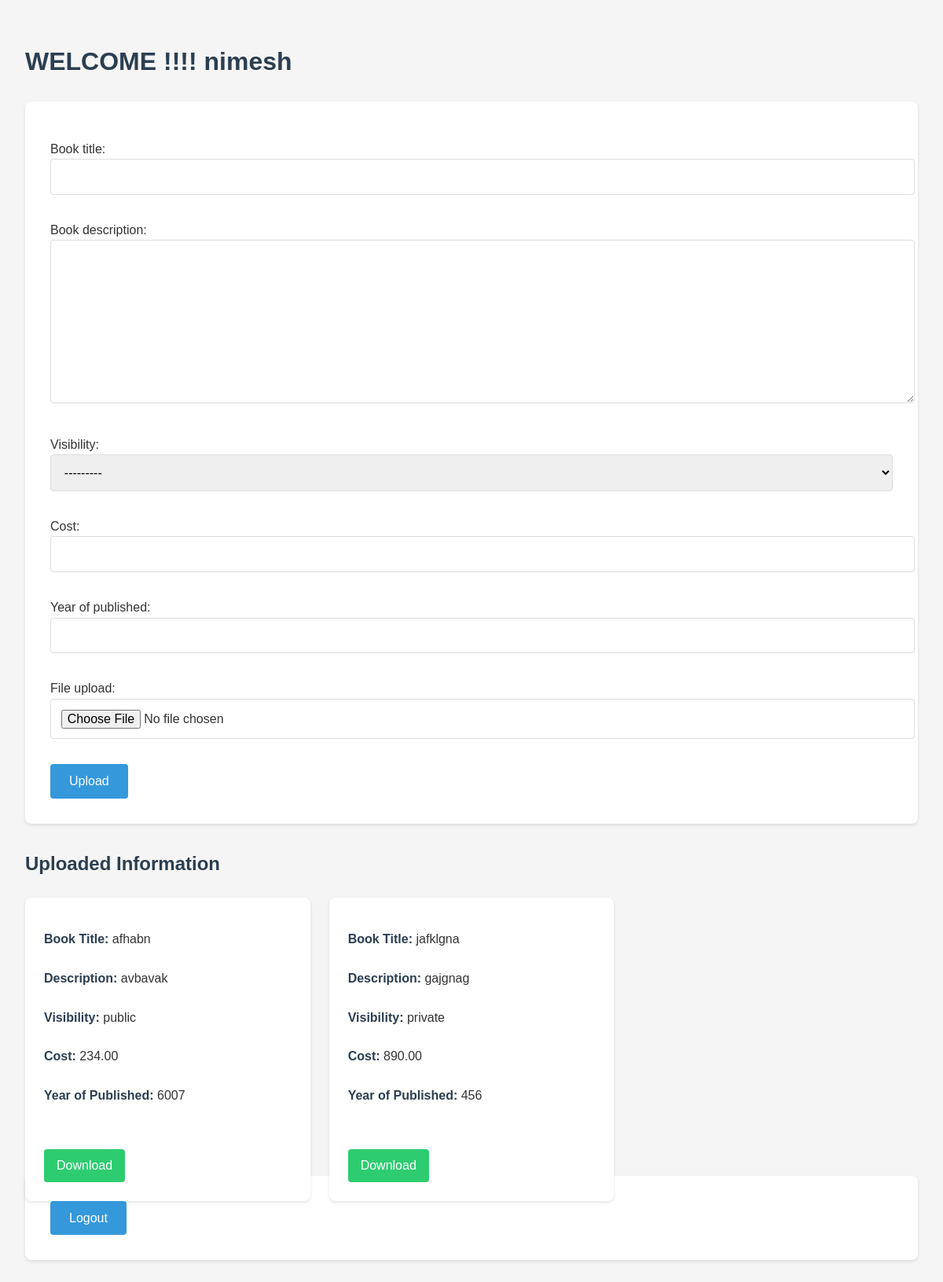
/upload/ (signed in), run on an earlier commit of the app's database.
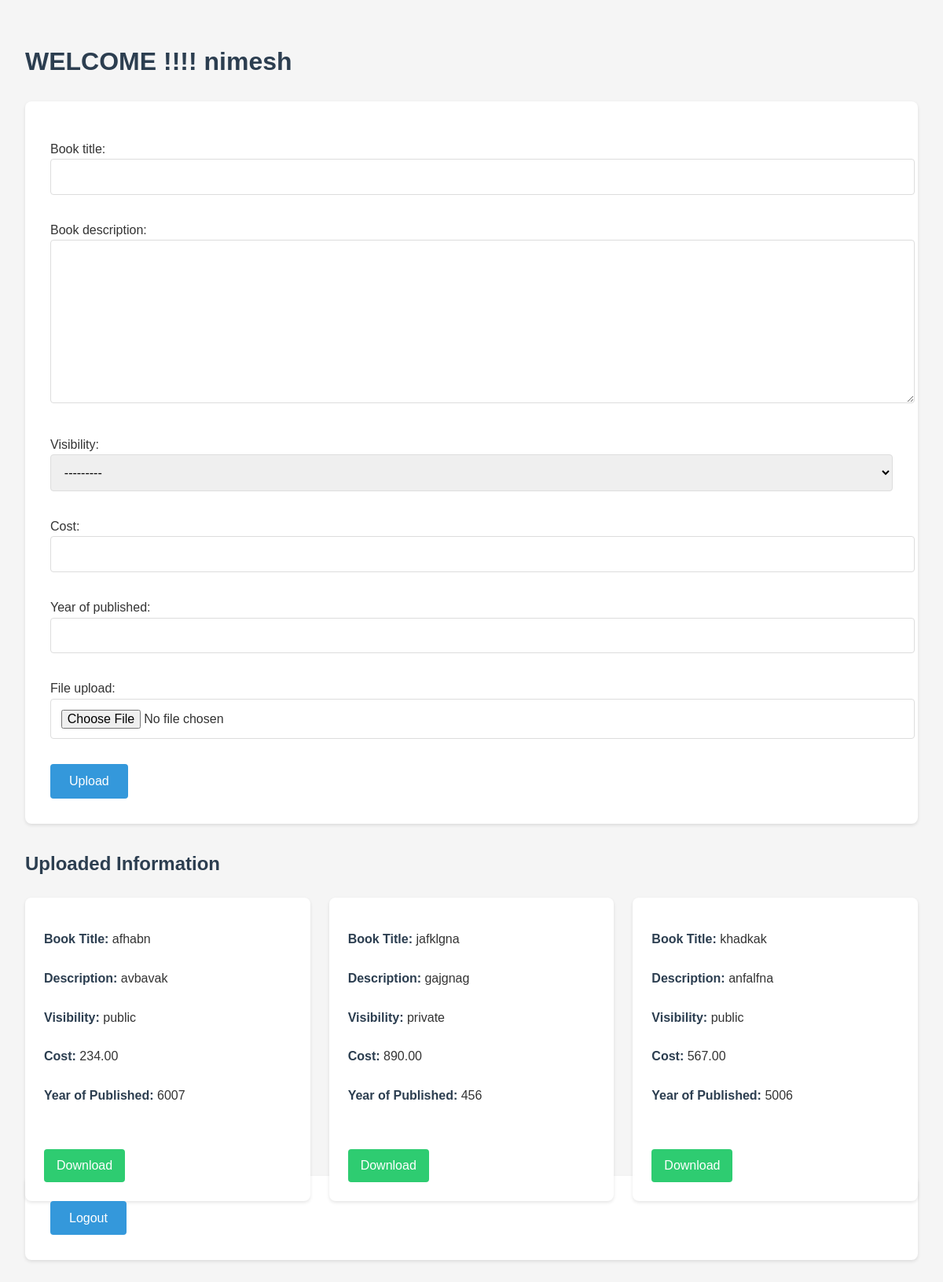
And on a later commit of the database.
### accounts/models.py (models this page shows, shortened)
class UploadedFiles(models.Model):
    book_title = models.CharField(max_length=100)
    book_description = models.TextField()
    visibility = models.CharField(max_length=10, choices=[('public', 'Public'), ('private', 'Private')])
    cost = models.DecimalField(max_digits=10, decimal_places=2)
    year_of_published = models.PositiveIntegerField()
    file_upload = models.FileField(upload_to='news/', null=True, blank=True)
    user = models.ForeignKey(CustomUser, on_delete=models.CASCADE, null=True, blank=True)  # Nullable field

### accounts/views.py (the view)
# urls.py: path('upload/', views.upload_file, name='upload_file'),
@login_required
def upload_file(request):
    files = UploadedFiles.objects.filter(user=request.user)
    if request.method == 'POST':
        form = UploadedFilesForm(request.POST, request.FILES)
        if form.is_valid():
            uploaded_file = form.save(commit=False)
            uploaded_file.user = request.user
            uploaded_file.save()
            return redirect('upload_file')
    else:
        form = UploadedFilesForm()
    return render(request, 'uploadfiles.html', {'form': form, 'files': files})

### accounts/forms.py
class UploadedFilesForm(forms.ModelForm):
    class Meta:
        model = UploadedFiles
        fields = ['book_title', 'book_description', 'visibility', 'cost', 'year_of_published', 'file_upload']

### templates/uploadfiles.html (shortened to what this page needs)
<!DOCTYPE html>
<html lang="en">
<head>
     {%load static%}
        <link rel="stylesheet" href="{% static 'upload.css' %}">
</head>
<body>
<h1>WELCOME !!!! {{user.username}}</h1>
<form method="post" enctype="multipart/form-data">
    {{ form.as_p }}
    <button type="submit">Upload</button>
</form>
<h2>Uploaded Information</h2>
    {% if files %}
        <ul>
            {% for file in files %}
                <li>
                    <p><strong>Book Title:</strong> {{ file.book_title }}</p>
                    <p><strong>Description:</strong> {{ file.book_description }}</p>
                    <p><strong>Visibility:</strong> {{ file.visibility }}</p>
                    <p><strong>Cost:</strong> {{ file.cost }}</p>
                    <p><strong>Year of Published:</strong> {{ file.year_of_published }}</p>
                    {% if file.file_upload %}
                        <a href="{{ file.file_upload.url }}" target="_blank">Download </a>
                    {% else %}
                        <p>No file uploaded.</p>
                    {% endif %}
                </li>
            {% endfor %}
        </ul>
    {% else %}
        <p>No files uploaded yet.</p>
    {% endif %}
<form method="post" action="{% url 'logout' %}">
    <button type="submit">Logout</button>
</form>
</body>
</html>

What changed in the data, as far as the page shows it:
added UploadedFiles: book_title "khadkak", book_description "anfalfna", visibility "public", cost "567.00", year_of_published "5006"
